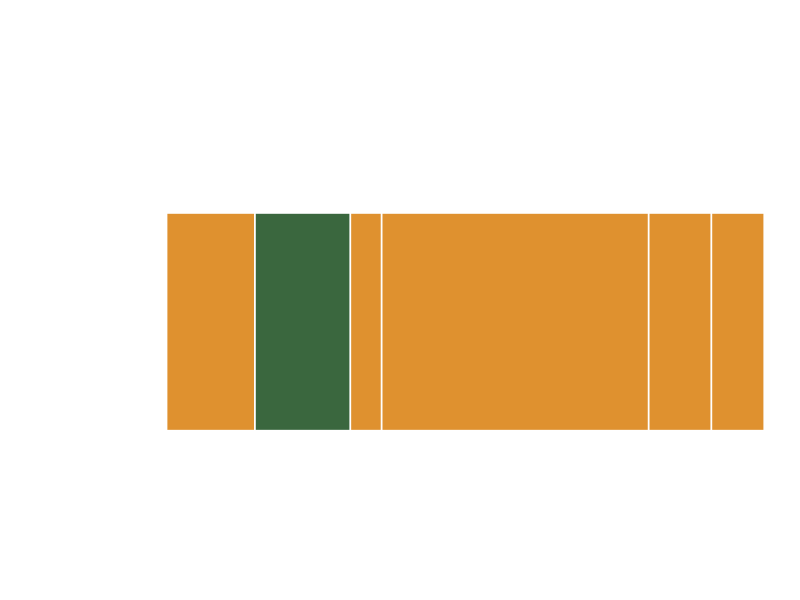
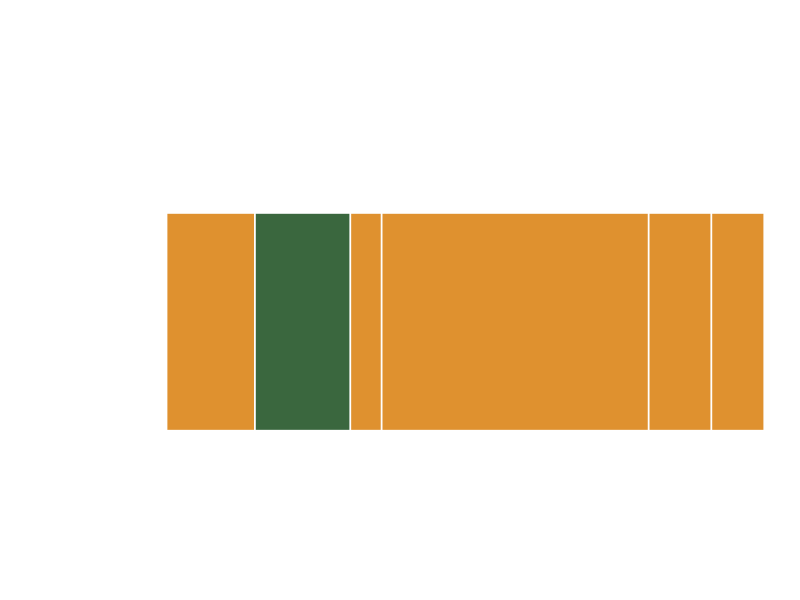

Reproduce these figures in R, in order.
# fig_ty1_gag_dark.{png,pdf} -- the Ty1 Gag domain schematic, for a dark slide.
#
# Redrawn from the version in the deck: same 440 aa bar, same boundaries, same
# two colours, but on a transparent background with white type and white rules
# instead of black. The dashed leader lines are not reproduced -- they were
# slide furniture, not part of the diagram.
#
# Boundaries are drawn at the residue numbers the diagram itself labels. In the
# original, six of the seven ticks sit exactly where a linear 1..440 axis puts
# them and the 355 tick is drawn about nine residues right of its own label;
# that is followed here as a drawing slip rather than a second opinion about
# where the domain ends.
#
# Which span each name belongs to was read off the original by measuring where
# the words are centred, not assumed: PrLD, CA and NAC each sit at the exact
# midpoint of 66-136, 159-355 and 355-401. So NAC labels 355-401, and the last
# stretch to 440 is deliberately unnamed -- as it is in the source diagram.
#
# Run from the repo root:
#   Rscript scripts/fig_ty1_gag_dark.R

suppressPackageStartupMessages({
  library(ggplot2)
})

OUT <- "data/gag_plaac/figures"
dir.create(OUT, showWarnings = FALSE, recursive = TRUE)

ORANGE <- "#df912f"     # sampled from the original
GREEN <- "#3a673e"      # sampled from the original
INK <- "#ffffff"        # was black: type and every rule on the bar

GAG_LEN <- 440
PRLD <- c(66, 136)
BREAKS <- c(1, 66, 136, 159, 355, 401, 440)
CUTS <- c(159, 355, 401)          # internal dividers
BOT <- 0                          # bar geometry, in plot units
TOP <- 1

spans <- data.frame(
  label = c("PrLD", "CA", "NAC"),
  start = c(PRLD[1], 159, 355),
  end   = c(PRLD[2], 355, 401))
spans$mid <- (spans$start + spans$end) / 2

p <- ggplot() +
  # the bar, then the PrLD block over it, then the rules on top of both
  annotate("rect", xmin = 1, xmax = GAG_LEN, ymin = BOT, ymax = TOP,
           fill = ORANGE, colour = NA) +
  annotate("rect", xmin = PRLD[1], xmax = PRLD[2], ymin = BOT, ymax = TOP,
           fill = GREEN, colour = NA) +
  annotate("segment", x = CUTS, xend = CUTS, y = BOT, yend = TOP,
           colour = INK, linewidth = 0.6) +
  annotate("segment", x = PRLD, xend = PRLD, y = BOT, yend = TOP,
           colour = INK, linewidth = 0.6) +
  annotate("rect", xmin = 1, xmax = GAG_LEN, ymin = BOT, ymax = TOP,
           fill = NA, colour = INK, linewidth = 0.7) +
  # ticks and residue numbers above
  annotate("segment", x = BREAKS, xend = BREAKS, y = TOP + 0.10,
           yend = TOP + 0.30, colour = INK, linewidth = 0.5) +
  # Ticks stay exact; only the numerals move. 136 and 159 are 23 residues
  # apart and the two labels need about 22 at this size, so that one pair is
  # eased apart rather than shrinking every number on the figure to suit it.
  annotate("text", x = BREAKS + c(0, 0, -7, 7, 0, 0, 0), y = TOP + 0.42,
           label = BREAKS, colour = INK, size = 5.2, vjust = 0) +
  # domain names below, each centred on its own span
  geom_text(data = spans, aes(x = mid, y = BOT - 0.22, label = label),
            colour = INK, size = 6, vjust = 1) +
  # the row label, outside the bar on the left
  annotate("text", x = -10, y = (BOT + TOP) / 2, label = "Ty1 Gag",
           colour = INK, size = 6, hjust = 1) +
  scale_x_continuous(limits = c(-115, 460), expand = c(0, 0)) +
  scale_y_continuous(limits = c(BOT - 0.75, TOP + 0.95), expand = c(0, 0)) +
  theme_void() +
  theme(
    # Every pane NA rather than a dark fill, or the schematic lands on the
    # slide inside its own box.
    plot.background  = element_rect(fill = NA, colour = NA),
    panel.background = element_rect(fill = NA, colour = NA),
    plot.margin      = margin(4, 6, 4, 6))

# type = "cairo": R on Windows defaults the png device to GDI, which has no
# partial alpha and would quantise this to a few colours with on/off
# transparency, throwing away every anti-aliased edge.
ggsave(file.path(OUT, "fig_ty1_gag_dark.png"), p, width = 9.0, height = 2.1,
       dpi = 400, bg = "transparent", type = "cairo")
ggsave(file.path(OUT, "fig_ty1_gag_dark.pdf"), p, width = 9.0, height = 2.1,
       bg = "transparent", device = cairo_pdf)

cat(sprintf("wrote fig_ty1_gag_dark -- %d aa, PrLD %d-%d, spans %s\n",
            GAG_LEN, PRLD[1], PRLD[2],
            paste(sprintf("%s %d-%d", spans$label, spans$start, spans$end),
                  collapse = "  ")))
